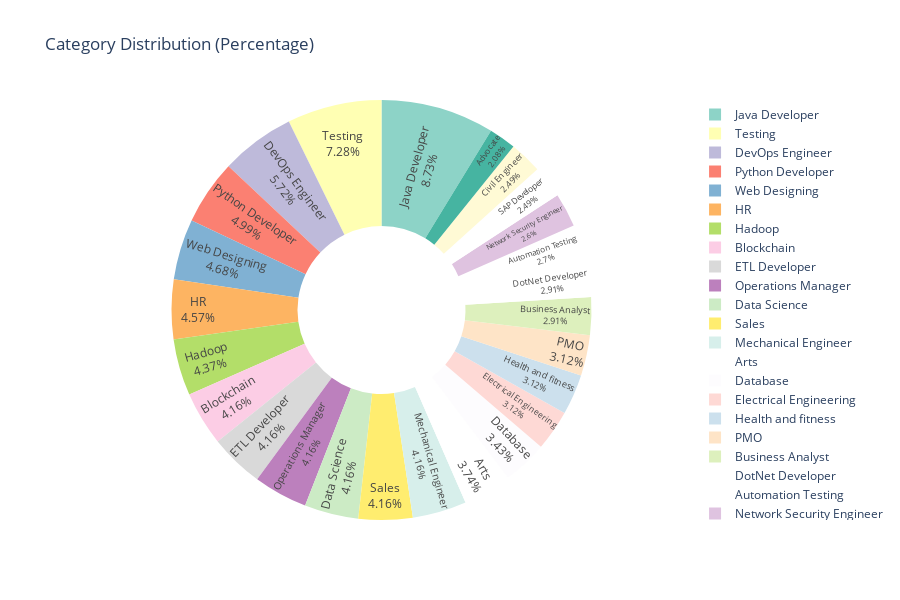

The cell this chart's notebook holds for it:
### Code cell
# 2. Pie chart for category distribution
fig_pie = px.pie(
    values=category_counts.values,
    names=category_counts.index,
    title=" Category Distribution (Percentage)",
    hole=0.4,
    color_discrete_sequence=px.colors.qualitative.Set3
)
fig_pie.update_traces(textposition='inside', textinfo='percent+label')
fig_pie.update_layout(height=600)
fig_pie.show()

### Figure 1 — Plotly figure (JSON) as saved in the notebook; plotly's stock layout.template omitted (floating-point values rounded to 4 significant figures)
{"data": [{"domain": {"x": [0, 1], "y": [0, 1]}, "hole": 0.4, "hovertemplate": "label=%{label}<br>value=%{value}<extra></extra>", "labels": ["Java Developer", "Testing", "DevOps Engineer", "Python Developer", "Web Designing", "HR", "Hadoop", "Blockchain", "ETL Developer", "Operations Manager", "Data Science", "Sales", "Mechanical Engineer", "Arts", "Database", "Electrical Engineering", "Health and fitness", "PMO", "Business Analyst", "DotNet Developer", "Automation Testing", "Network Security Engineer", "SAP Developer", "Civil Engineer", "Advocate"], "legendgroup": "", "name": "", "showlegend": true, "textinfo": "percent+label", "textposition": "inside", "type": "pie", "values": [84, 70, 55, 48, 45, 44, 42, 40, 40, 40, 40, 40, 40, 36, 33, 30, 30, 30, 28, 28, 26, 25, 24, 24, 20]}], "layout": {"height": 600, "legend": {"tracegroupgap": 0}, "piecolorway": ["rgb(141,211,199)", "rgb(255,255,179)", "rgb(190,186,218)", "rgb(251,128,114)", "rgb(128,177,211)", "rgb(253,180,98)", "rgb(179,222,105)", "rgb(252,205,229)", "rgb(217,217,217)", "rgb(188,128,189)", "rgb(204,235,197)", "rgb(255,237,111)"], "title": {"text": " Category Distribution (Percentage)"}}}
